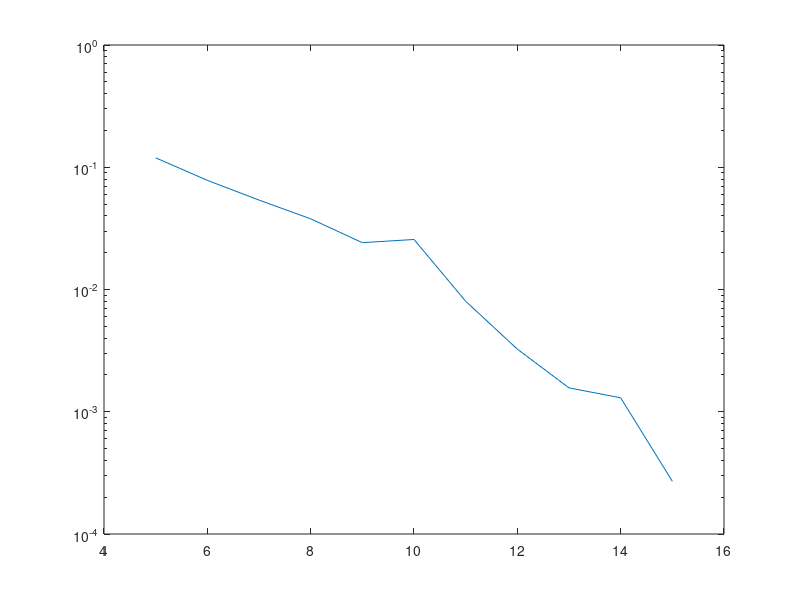

The MATLAB source for this figure: (Note: this script raises an error after producing the figure.)
%% Group all the BER curves

load('pbit_DFE.mat');
load('pbit_LE.mat');
load('pbit_viterbi.mat');
load('BER_awgn_sim.mat');
load('pbit_fba_513.mat');
load('pbit_fba_1415.mat');
pbit_fba = [pbit_fba_513(:, 2); pbit_fba_1415];

%% Statistics for estimated channel, with only one realization
snr_vec = 5:15;

figure
semilogy(snr_vec, pbitLE(:, 3)), hold on,
semilogy(snr_vec, pbitDFE(:, 2)), hold on, 
semilogy(snr_vec_viterbi, pbit_viterbi(:, 3)), hold on,
semilogy(snr_vec, pbit_fba), hold on,
semilogy(snr_vec, BER_awgn(snr_vec)), hold on,
semilogy(snr_vec, pbit_AWGN_sim)
xlabel('snr [dB]'), ylabel('BER')
legend('LE, M1 = 20, D = 15', 'DFE, M1 = 25, D = 24, M2 = 4', 'Viterbi', 'FBA', 'AWGN', 'AWGN with simulation')
ylim([10^-5.5, 10^-1]), grid on


%% Statistics for real channel

load('pbit_LE_real_channel.mat');
load('pbit_DFE_real_channel.mat');
load('pbit_fba_real_channel.mat');
load('pbit_viterbi_realch.mat')


figure
semilogy(snr_vec, pbitLE_real_channel), hold on,
semilogy(snr_vec, pbitDFE_real_channel), hold on, 
semilogy(snr_vec_viterbi, pbit_viterbi), hold on,
semilogy(snr_vec_fba_real_channel, pbit_fba_real_channel), hold on,
semilogy(snr_vec, BER_awgn(snr_vec)), hold on,
semilogy(snr_vec, pbit_AWGN_sim)
xlabel('snr [dB]'), ylabel('BER')
legend('LE, M1 = 20, D = 15', 'DFE, M1 = 25, D = 24, M2 = 4', 'FBA', 'AWGN', 'AWGN with simulation')
ylim([10^-7, 10^-1]), xlim([5, 15]), grid on

%% Statistics for same estimate

snr_vec = 5:13; 

load('pbit_LE_same_channel.mat');
load('pbit_DFE_same_channel.mat');
load('pbit_viterbi_same_ch513.mat');

figure
semilogy(snr_vec, pbitLE_same_channel), hold on,
semilogy(snr_vec, pbitDFE_same_channel), hold on, 
semilogy(snr_vec_viterbi, pbit_viterbi_same_ch), hold on,
%semilogy(snr_vec_fba_real_channel + 0.3, pbit_fba_real_channel), hold on,
semilogy(snr_vec, BER_awgn(snr_vec)), hold on,
semilogy(snr_vec, pbit_AWGN_sim(1:9))
xlabel('snr [dB]'), ylabel('BER')
legend('LE, M1 = 20, D = 15', 'DFE, M1 = 25, D = 24, M2 = 4', 'FBA', 'AWGN', 'AWGN with simulation')
ylim([10^-7, 10^-1]), xlim([5, 15]), grid on